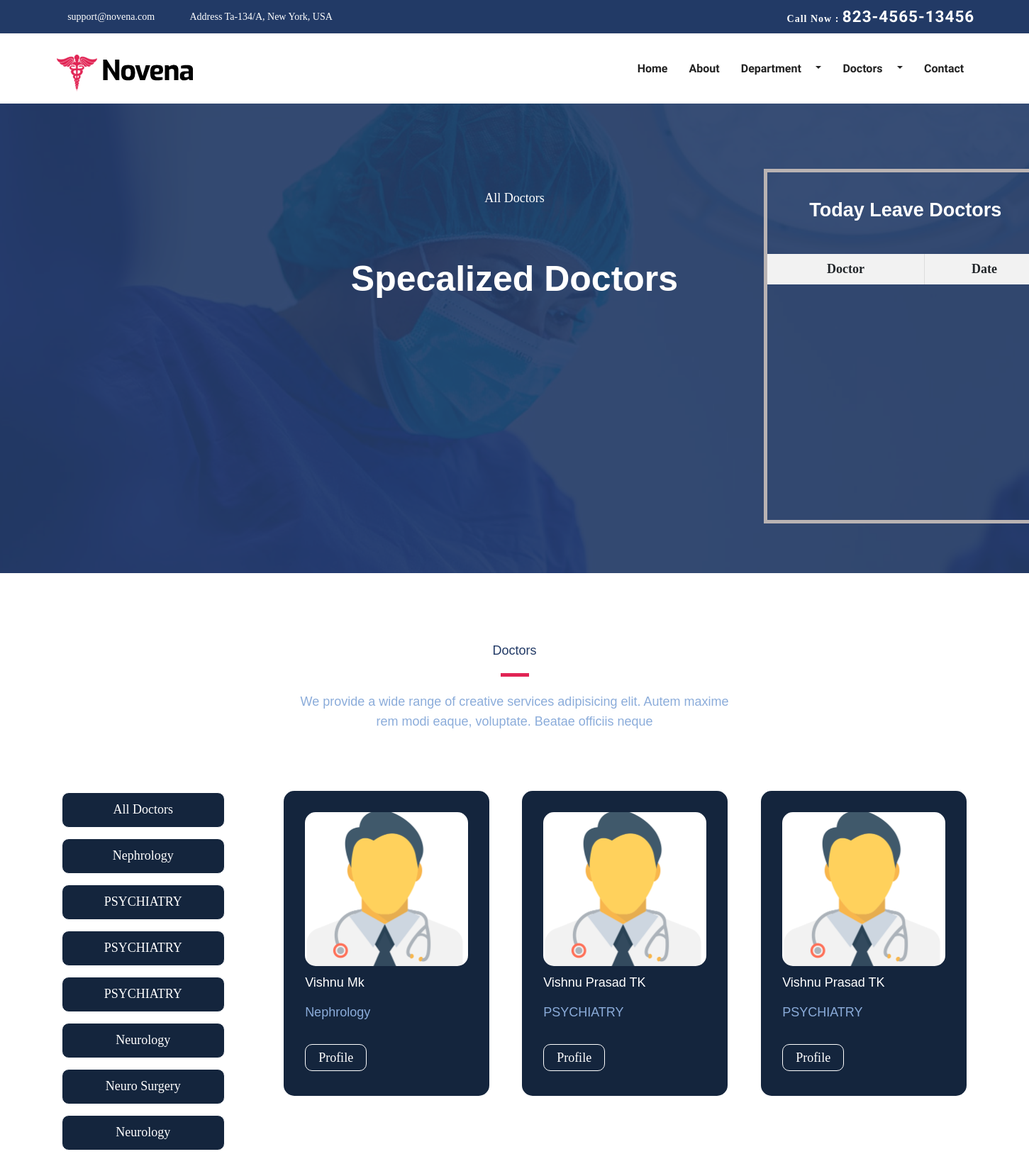
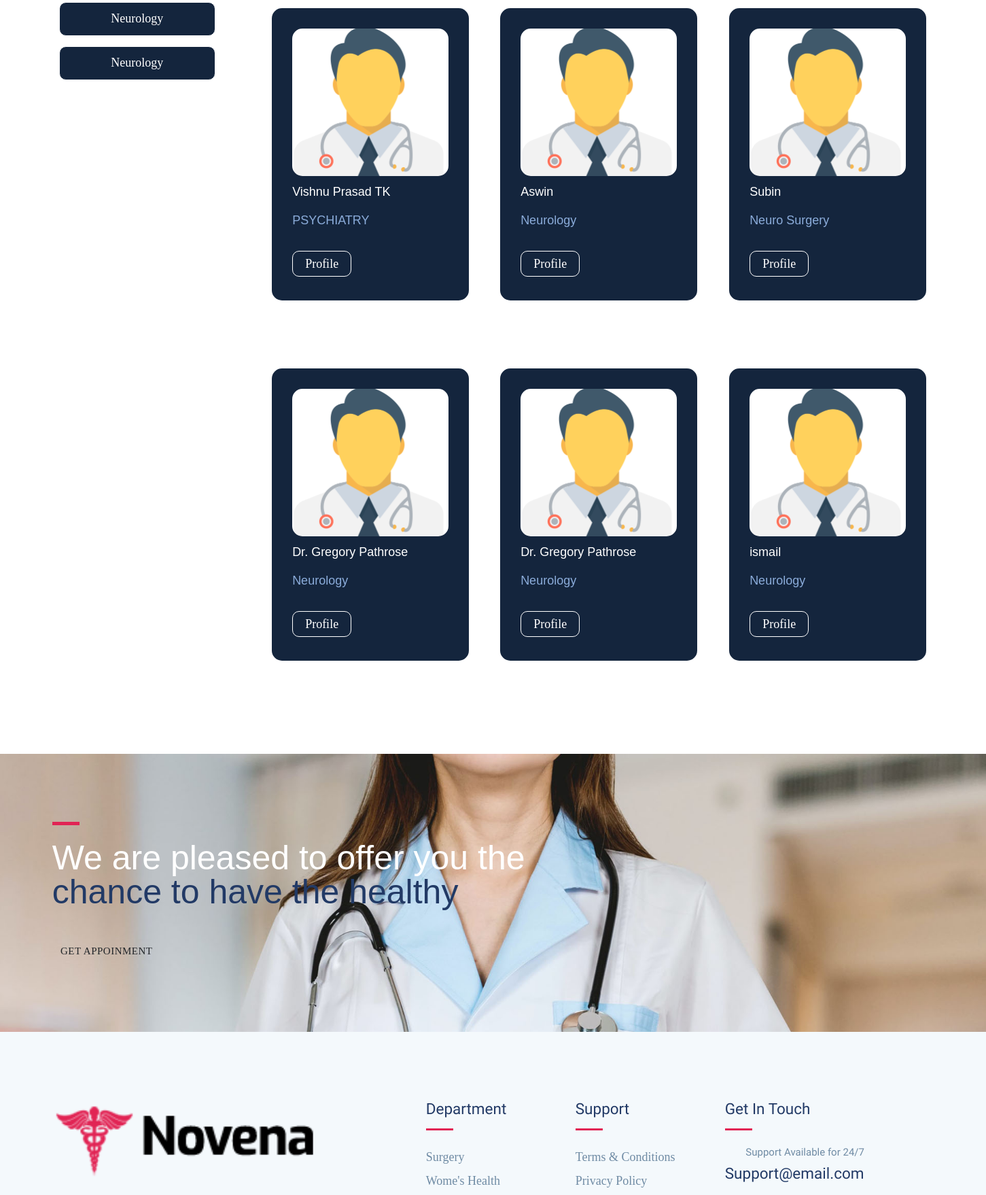
The app's page /frontend/doctor/ (upper part) with its own data (2 pictures, top to bottom).
### backend/models.py (models this page shows, shortened)
class doctordb(models.Model):
    doctorid = models.IntegerField(unique=True)
    dname=models.CharField(max_length=100,null=True,blank=True)
    special=models.CharField(max_length=100,null=True,blank=True)
    qualification=models.CharField(max_length=100,null=True,blank=True)
    profile=models.CharField(max_length=100,null=True,blank=True)
    dmail=models.EmailField(max_length=100,null=True,blank=True)
    dphone=models.CharField(max_length=100,null=True,blank=True)
    gender=models.CharField(max_length=100,null=True,blank=True)
    fee=models.IntegerField(max_length=100,null=True,blank=True)
    password = models.CharField(max_length=8, null=True, blank=True)
    address = models.CharField(max_length=8, null=True, blank=True)
    Location = models.CharField(max_length=8, null=True, blank=True)
    Experiance = models.CharField(max_length=8, null=True, blank=True,default='Fresher')
    profileimage=models.ImageField(upload_to='profile',null=True,blank=True,default='Untitled.png')
    age=models.IntegerField(default=0,null=True,blank=True)
    dob=models.CharField(max_length=20,null=True,blank=True)

### frontend/views.py (the view)
# urls.py: path('doctor/',views.doctor,name="doctor"),
def doctor(request):
    data=doctordb.objects.all()
    dep = categorydb.objects.all()
    cat = applyleavedb.objects.filter(status="Approved", fromdate=today_date)
    return render(request,"doctors.html",{'data':data,'dep':dep,'cat':cat})

### frontend/templates/doctors.html (shortened to what this page needs)
<!DOCTYPE html>
{% load static %}
<html lang="zxx">
<head>
  <link rel="stylesheet" href="{% static 'plugins/bootstrap/css/bootstrap.min.css' %}">
  <link rel="stylesheet" href="{% static 'plugins/icofont/icofont.min.css' %}">
  <link rel="stylesheet" href="{% static 'plugins/slick-carousel/slick/slick.css' %}">
  <link rel="stylesheet" href="{% static 'plugins/slick-carousel/slick/slick-theme.css' %}">
  <link rel="stylesheet" href="{% static 'css/style.css' %}">
	<link href="https://cdn.jsdelivr.net/npm/bootstrap@5.3.2/dist/css/bootstrap.min.css" rel="stylesheet">
</head>
<body id="top">
<header>
	<div class="header-top-bar">
		<div class="container">
			<div class="row align-items-center">
				<div class="col-lg-6">
					<ul class="top-bar-info list-inline-item pl-0 mb-0">
						<li class="list-inline-item"><a href="mailto:support@gmail.com"><i class="icofont-support-faq mr-2"></i>support@novena.com</a></li>
						<li class="list-inline-item"><i class="icofont-location-pin mr-2"></i>Address Ta-134/A, New York, USA </li>
					</ul>
				</div>
				<div class="col-lg-6">
					<div class="text-lg-right top-right-bar mt-2 mt-lg-0">
						<a href="tel:+23-345-67890" >
							<span>Call Now : </span>
							<span class="h4">823-4565-13456</span>
						</a>
					</div>
				</div>
			</div>
		</div>
	</div>
	<nav class="navbar navbar-expand-lg navigation" id="navbar">
		<div class="container">
		 	 <a class="navbar-brand" href="index.html">
			  	<img src="images/logo.png" alt="" class="img-fluid">
			  </a>
		  <div class="collapse navbar-collapse" id="navbarmain">
			<ul class="navbar-nav ml-auto">
			  <li class="nav-item active">
				<a class="nav-link" href="{% url 'homepage' %}">Home</a>
			  </li>
			   <li class="nav-item"><a class="nav-link" href="{% url 'about' %}">About</a></li>
			    <li class="nav-item dropdown">
					<a class="nav-link dropdown-toggle" href="department.html" id="dropdown02" data-toggle="dropdown" aria-haspopup="true" aria-expanded="false">Department <i class="icofont-thin-down"></i></a>
			  	</li>
			  	<li class="nav-item dropdown">
					<a class="nav-link dropdown-toggle" href="doctor.html" id="dropdown03" data-toggle="dropdown" aria-haspopup="true" aria-expanded="false">Doctors <i class="icofont-thin-down"></i></a>
			  	</li>
			   <li class="nav-item"><a class="nav-link" href="{% url 'contact' %}">Contact</a></li>
			</ul>
		  </div>
		</div>
</header>
<section class="page-title bg-1">
  <div class="container">
    <div class="row">
      <div class="col-md-12">
        <div class="block text-center " >
          <span class="text-white">All Doctors</span>
          <h1 class="text-capitalize mb-5 text-lg">Specalized doctors</h1>
		  <div style="width: 400px; height: 500px;  margin-left: 1000px; margin-top: -300px; border: solid rgb(185, 179, 179) 5px;">
			<h1>Today Leave Doctors</h1>
			<table style="width: 100%; border-collapse: collapse;">
				<thead style="text-align: center;">
					<tr>
						<th style="background-color: #f2f2f2; padding: 8px; border-right: 1px solid #ddd;">Doctor</th>
						<th style="background-color: #f2f2f2; padding: 8px;">Date</th>
					</tr>
				</thead>
			</table>
		</div>
        </div>
      </div>
    </div>
  </div>
</section>
<section class="section doctors">
  <div class="container">
  	  <div class="row justify-content-center">
             <div class="col-lg-6 text-center">
                <div class="section-title">
                    <h2>Doctors</h2>
                    <div class="divider mx-auto my-4"></div>
                    <p>We provide a wide range of creative services adipisicing elit. Autem maxime rem modi eaque, voluptate. Beatae officiis neque </p>
                </div>
            </div>
        </div>
      <div style=" height:900px; width:250px;" >
	        <div>
				<button class="myclass" style="border:solid; border-width:thin; border-color:white; border-radius:10px; margin-top:15px; margin-left:10px;  WIDTH:230px; text-align:center; color:RED;" >
							<a href="" >
								<span style="margin-left:auto;">All Doctors</span>
							</a>
				</button>
				{% for i in data %}
				<button type="submit" class="myclass" style="border:solid; border-width:thin; border-color:white; border-radius:10px; margin-top:15px; margin-left:10px;  WIDTH:230px; text-align:center; color:RED;" >
							<a href="{% url 'filterdoctor' depa=i.special %}" >
								<span style="margin-left:auto;">{{i.special}}</span>
							</a>
				</button>
				{% endfor %}
	        </div>
      </div>
    <div class="row shuffle-wrapper portfolio-gallery" style="margin-left:300px; margin-top:-950px;">
		{% for i in data %}
      	<div class="col-lg-4 col-sm-4 col-md-5 mb-4 shuffle-item" data-groups="[&quot;cat1&quot;,&quot;cat2&quot;]" id="doctor-list">&nbsp;
	      	<div class="position-relative doctor-inner-box"	>
				<div class="card-container" style="width:290px;HEIGHT:430PX;">
        				<img class="hero-image" src="{% static 'images/team/doctor.png' %}" alt="Spinning glass cube"/>
      				<main class="main-content" style="margin-top:10px;">
        				<p style="color:white;">{{i.dname}}</p>
						<p>{{i.special}}</p>
					</main>
					<button class="button" style="border:solid; border-width:thin; border-color:white; border-radius:10px; margin-top:15px; margin-right:50px;" >
							<a href="{% url 'docpro' datasid=i.id %}">
								<span class="ap">Profile</span>
							</a>
					</button>
    			</div>
			</div>
		</div>
		{% endfor %}
	</div>
    </div>
</section>
<section class="section cta-page">
	<div class="container">
		<div class="row">
			<div class="col-lg-7">
				<div class="cta-content">
					<div class="divider mb-4"></div>
					<h2 class="mb-5 text-lg">We are pleased to offer you the <span class="title-color">chance to have the healthy</span></h2>
					<a href="appoinment.html" class="btn btn-main-2 btn-round-full">Get appoinment<i class="icofont-simple-right  ml-2"></i></a>
				</div>
			</div>
		</div>
	</div>
</section>
<footer class="footer section gray-bg">
	<div class="container">
		<div class="row">
			<div class="col-lg-4 mr-auto col-sm-6">
				<div class="widget mb-5 mb-lg-0">
					<div class="logo mb-4">
						<img src="images/logo.png" alt="" class="img-fluid">
					</div>
				</div>
			</div>
			<div class="col-lg-2 col-md-6 col-sm-6">
				<div class="widget mb-5 mb-lg-0">
					<h4 class="text-capitalize mb-3">Department</h4>
					<div class="divider mb-4"></div>
					<ul class="list-unstyled footer-menu lh-35">
						<li><a href="#">Surgery </a></li>
						<li><a href="#">Wome's Health</a></li>
					</ul>
				</div>
			</div>
			<div class="col-lg-2 col-md-6 col-sm-6">
				<div class="widget mb-5 mb-lg-0">
					<h4 class="text-capitalize mb-3">Support</h4>
					<div class="divider mb-4"></div>
					<ul class="list-unstyled footer-menu lh-35">
						<li><a href="#">Terms & Conditions</a></li>
						<li><a href="#">Privacy Policy</a></li>
					</ul>
				</div>
			</div>
			<div class="col-lg-3 col-md-6 col-sm-6">
				<div class="widget widget-contact mb-5 mb-lg-0">
					<h4 class="text-capitalize mb-3">Get in Touch</h4>
					<div class="divider mb-4"></div>
					<div class="footer-contact-block mb-4">
						<div class="icon d-flex align-items-center">
							<i class="icofont-email mr-3"></i>
							<span class="h6 mb-0">Support Available for 24/7</span>
						</div>
						<h4 class="mt-2"><a href="tel:+23-345-67890">Support@email.com</a></h4>
					</div>
				</div>
			</div>
		</div>
	</div>
</footer>
  </body>
  </html>

### frontend/static/css/style.css (style rules this page uses)
html { overflow-x: hidden; }
body { line-height: 1.6; font-family: "Roboto", sans-serif; -webkit-font-smoothing: antialiased; font-size: 16px; color: #6F8BA4; font-weight: 400; }
h1, .h1, h2, .h2, h3, .h3, h4, .h4, h5, .h5, h6, .h6 { font-family: "Exo", sans-serif; font-weight: 700; color: #222; }
h1, .h1 { font-size: 2.5rem; }
h2, .h2 { font-size: 44px; }
h4, .h4 { font-size: 1.3rem; line-height: 30px; }
h6, .h6 { font-size: 1rem; }
p { line-height: 30px; }
.btn { display: inline-block; font-size: 14px; font-size: 0.8125rem; font-weight: 700; letter-spacing: .5px; padding: .75rem 2rem; font-family: "Exo", sans-serif; text-transform: uppercase; border-radius: 5px; border: 2px solid transparent; transition: all .35s ease; }
.btn-main-2 { background: #e12454; color: #fff; border-color: #e12454; }
.btn-round-full { border-radius: 50px; }
.section { padding: 100px 0; }
.text-lg { font-size: 3.75rem; }
a { color: #222; text-decoration: none; transition: all .35s ease; }
.page-title { padding: 120px 0px 70px 0px; position: relative; }
.page-title .block h1 { color: #fff; }
.title-color { color: #223a66; }
.section-title { margin-bottom: 70px; }
.section-title h2 { color: #223a66; }
.text-lg { font-size: 50px; }
.gray-bg { background: #f4f9fc; }
#navbarmain { padding: 20px 0px; }
#navbarmain .nav-link { font-weight: 600; padding: 10px 15px; color: #222; font-family: "Exo", sans-serif; text-transform: capitalize; font-size: 16px; transition: all .25s ease; }
.dropdown-toggle::after { display: none; }
.navbar-brand { margin-top: 10px; }
.header-top-bar { background: #223a66; font-size: 14px; padding: 10px 0px; box-shadow: 0 1px 2px rgba(0, 0, 0, 0.05); color: #fff; }
.top-bar-info li a { color: #fff; margin-right: 20px; }
.top-right-bar a span { color: #fff; font-weight: 600; letter-spacing: 1px; }
.bg-1 { background: url("../images/bg/22.jpg") no-repeat 50% 50%; background-size: cover; position: relative; }
.divider { width: 40px; height: 5px; background: #e12454; }
.doctor-inner-box { overflow: hidden; }
.lh-35 { line-height: 35px; }
.cta-page { background: url("../images/bg/banner.jpg") no-repeat; background-size: cover; position: relative; }
.footer { padding-bottom: 10px; }
.logo { font-weight: 600; letter-spacing: 1px; }
.widget .divider { height: 3px; }
.widget h4 { color: #223a66; }
.widget .footer-menu a { color: #6F8BA4; }
.footer-contact-block span { font-weight: 400; color: #6F8BA4; }
.footer-contact-block i { font-size: 20px; }

### frontend/templates/doctors.html (style rules this page uses)
body { font-family:Georgia }
:root { font-size: 15px; --var-soft-blue: hsl(215, 51%, 70%); --var-cyan: hsl(178, 100%, 50%); --var-main-darkest: hsl(217, 54%, 11%); --var-card-dark: hsl(216, 50%, 16%); --var-line-dark: hsl(215, 32%, 27%); --var-lightest: white; --var-heading: normal normal 600 1.5em/1.6em 'Outfit', sans-serif; --var-small-heading: normal normal 400 1em/1em 'Outfit', sans-serif; --var-para: normal normal 300 1em/1.55em 'Outfit', sans-serif; }
html { box-sizing: border-box; }
*, *::before, *::after { box-sizing: inherit; margin: 0; }
body { background-color: white; }
img { width: 100%; border-radius: 15px; display: block; }
a { color: inherit; }
h1 { font: var(--var-heading); color: var(--var-lightest); padding: 1.2em 0; }
h2 { font: var(--var-small-heading); color: var(--var-lightest); }
p { font: var(--var-para); color: var(--var-soft-blue); }
span { color: white; text-align:center; }
.card-container { width: 100%; max-width: 400px; margin: 2em auto; background-color: var(--var-card-dark); border-radius: 15px; margin-bottom: 1rem; padding: 2rem; }
@media (min-width:600px) { body { font-size: 18px; } }
a { text-decoration:none }
.myclass { font: inherit; background-color:hsl(216, 50%, 16%); width:100px; height:50px; }

### records on screen
doctordb: special "Nephrology", dname "Vishnu Mk"
doctordb: special "PSYCHIATRY", dname "Vishnu Prasad TK"
doctordb: special "PSYCHIATRY", dname "Vishnu Prasad TK"
doctordb: special "PSYCHIATRY", dname "Vishnu Prasad TK"
doctordb: special "Neurology", dname "Aswin"
doctordb: special "Neuro Surgery", dname "Subin"
doctordb: special "Neurology", dname "Dr. Gregory Pathrose"
doctordb: special "Neurology", dname "Dr. Gregory Pathrose"
doctordb: special "Neurology", dname "ismail"
